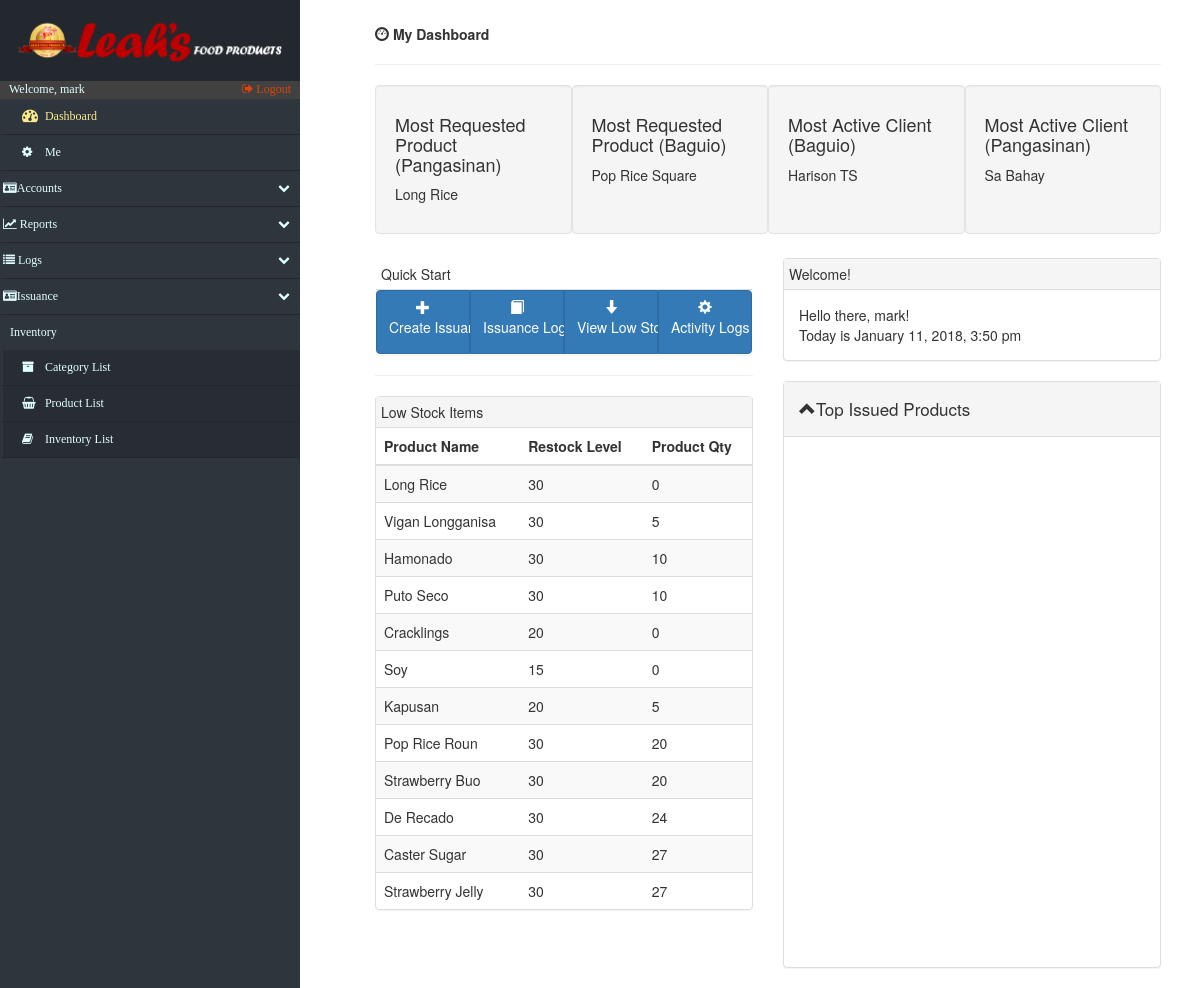
Before: /index.php (signed in) with the older database file.
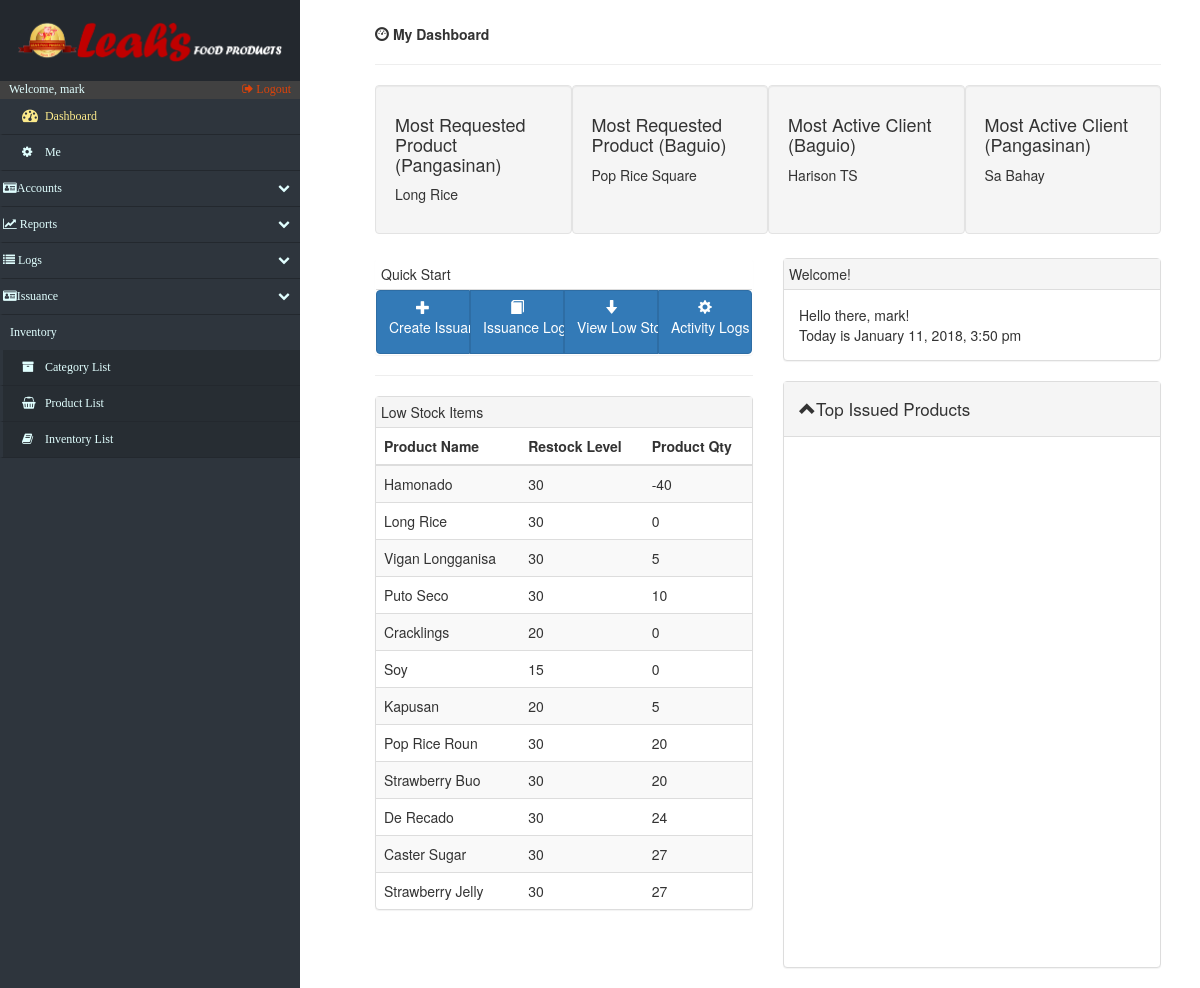
After: the same page with the newer database file.
### tables this page shows
CREATE TABLE `inventory` (
  `iS_inventoryid` int(15) NOT NULL,
  `iS_product_id` int(15) NOT NULL,
  `iS_restock_lvl` int(10) NOT NULL,
  `iS_quantity` int(10) NOT NULL DEFAULT '0',
  `iS_location` varchar(45) NOT NULL
);

CREATE TABLE `product_list` (
  `productList_id` int(15) NOT NULL,
  `productList_name` varchar(50) DEFAULT NULL,
  `unit` varchar(20) DEFAULT NULL,
  `category_id` int(15) NOT NULL,
  `barcode` int(25) NOT NULL
);

### index.php (the view, shortened to what the changed rows need)
<!DOCTYPE html>
<html lang="en">
<head>
    <?php include('fragments/config.php') ?>
    <link rel="stylesheet" href="https://maxcdn.bootstrapcdn.com/bootstrap/3.3.7/css/bootstrap.min.css">
    <link rel="stylesheet" href="src/css/index.css">
    <link href="src/css/datatables.css" rel="stylesheet">
    <link href="//maxcdn.bootstrapcdn.com/font-awesome/4.2.0/css/font-awesome.min.css" rel="stylesheet">
    <link href="src/css/sidebar.css" rel="stylesheet">
    <link href="src/css/custom.css" rel="stylesheet">
    <link href="src/css/index.css" rel="stylesheet">
</head>
<body>
    <div id="page-content-wrapper">
        <div class="containers">
            <div class="col-md-12">
                <div class="row">
                    <div class="col-md-6">
                        <div class="panel panel-default">
                            <table class="table table-striped">
                                <thead>
                                    <tr>
                                        <th>Product Name</th>
                                        <th>Restock Level</th>
                                        <th>Product Qty</th>
                                    </tr>
                                </thead>
                                <tbody>
                                    <?php
                                        $sess_name = $_SESSION['username'];
                                        $queryuser= "SELECT branch FROM accounts where username = '$sess_name';";
                                        $runname = mysqli_query($db, $queryuser);
                                        $thisuser=mysqli_fetch_array($runname);
                                        $clientloc = $thisuser['branch'];
                                        $queryLowStocks= "SELECT iS_inventoryid,productList_name, iS_restock_lvl, iS_quantity, (iS_restock_lvl-iS_quantity) AS 'DIFF' FROM inventory INNER JOIN product_list ON inventory.iS_product_id = product_list.productList_id where iS_quantity < iS_restock_lvl AND is_location= '$clientloc' ORDER BY DIFF DESC;";
                                        $runls = mysqli_query($db, $queryLowStocks);
                                     ?>
                                    <?php
                                        foreach($runls AS $product):
                                    ?>
                                    <tr>
                                        <td>
                                             <?php echo $product['productList_name']; ?>
                                        </td>
                                        <td>
                                             <?php echo $product['iS_restock_lvl']; ?>
                                        </td>
                                        <td>
                                             <?php echo $product['iS_quantity']; ?>
                                        </td>
                                    </tr>
                                     <?php
                                        endforeach;
                                    ?>
                                </tbody>
                            </table>
                        </div>
                    </div>
                </div>
            </div>
        </div>
    </div>
</body>
</html>

Changed rows visible on the page:
changed inventory "Hamonado": iS_quantity "10" → "-40"; moves up the list
